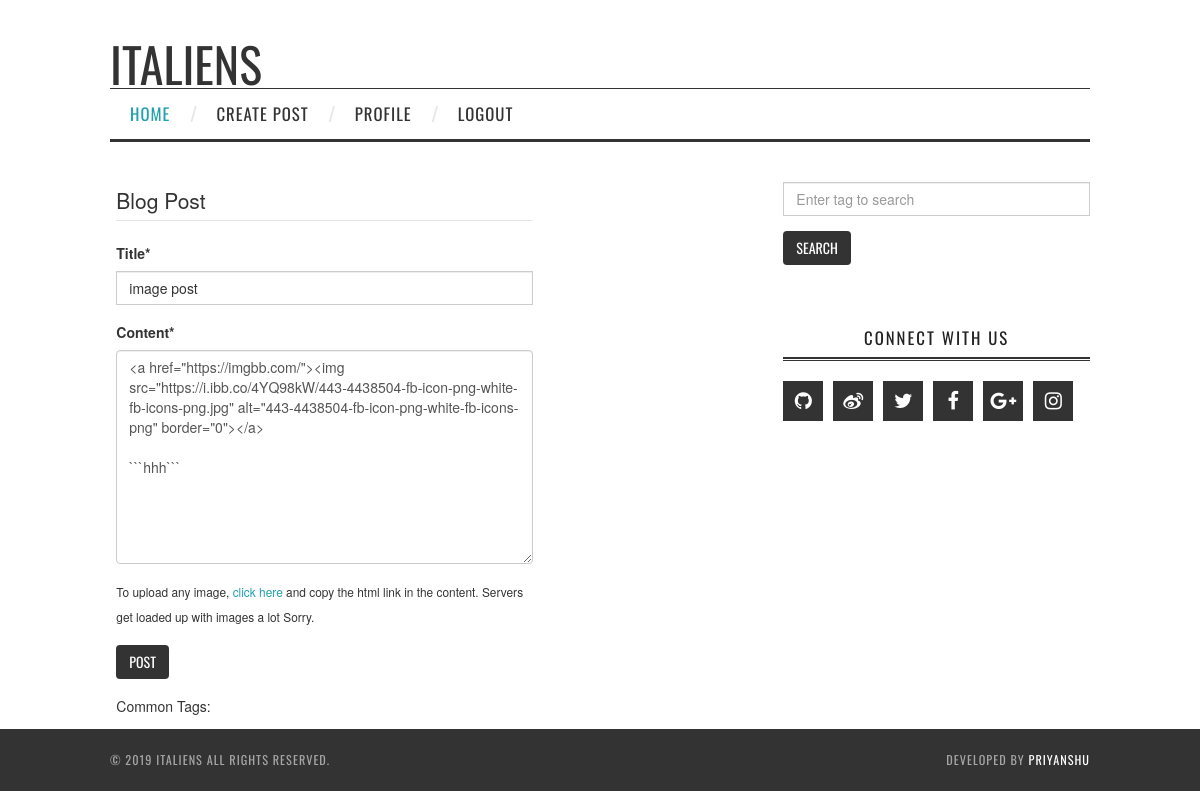
Page /post/16/update/ (signed in) on the committed database.
### blog/models.py (models this page shows, shortened)
class Post(models.Model):
	title = models.CharField(max_length=100)
	content = models.TextField()
	date_posted = models.DateTimeField(default=timezone.now)
	author = models.ForeignKey(User, on_delete=models.CASCADE)
	tags = TaggableManager()

### blog/views.py (the view, shortened to what this page needs)
# urls.py: path('post/<int:pk>/update/', PostUpdateView.as_view(), name='post-update'),
class PostUpdateView(LoginRequiredMixin, UserPassesTestMixin, UpdateView):
    model = Post
    fields = ['title', 'content']
    success_url = reverse_lazy('blog:home')
    def test_func(self):
        post = self.get_object()
        if self.request.user == post.author:
            return True
        return False

### blog/templates/blog/post_form.html (shortened to what this page needs)
{% extends "blog/base.html" %}
{% load crispy_forms_tags %}
{% block content %}
    <div class="content-section">
        <form method="POST">
            <fieldset class="form-group">
                <legend class="border-bottom mb-4">Blog Post</legend>
                {{ form|crispy }}
                <small class="muted">To upload any image, <a href="https://imgbb.com/" target="_blank">click here</a> and copy the html link in the content. Servers get loaded up with images a lot Sorry.</small>
            </fieldset>
            <div class="form-group">
                <button class="btn btn-outline-info" type="submit">Post</button>
            </div>
        </form>
        <p>Common Tags:
            </p>
    </div>
{% endblock content %}

### blog/static/blog/css/style.css (style rules this page uses)
body { width: 100%; }
body:before, body:after { content: ""; display: table; }
body:after { clear: both; }
html, body, div, span, applet, object, iframe, h1, h2, h3, h4, h5, h6, p, blockquote, pre, a, abbr, acronym, address, big, cite, code, del, dfn, em, img, ins, kbd, q, s, samp, small, strike, strong, sub, sup, tt, var, dl, dt, dd, ol, ul, li, fieldset, form, label, legend, table, caption, tbody, tfoot, thead, tr, th, td { margin: 0; padding: 0; border: 0; outline: 0; font-weight: inherit; font-style: inherit; font-family: inherit; font-size: 100%; vertical-align: baseline; }
body { line-height: 1; color: #000; background: #fff; }
input, button { margin: 0; padding: 0; }
html, body { height: 100%; }
body { background: #fff; font: 14px Arial, Helvetica, sans-serif, "Hiragino Sans GB", "Hiragino Sans GB W3", Microsoft JhengHei; -webkit-text-size-adjust: 100%; text-rendering: optimizelegibility; }

### blog/static/blog/css/fashion.css (style rules this page uses)
body { color: #333; font-family: 'Helvetica Neue','Hiragino Sans GB','WenQuanYi Micro Hei','Microsoft Yahei',sans-serif; line-height: 1.8; background: #fff; }
a { color: #1fa0ae; outline: none; -webkit-transition: all 0.14s ease 0s; -moz-transition: all 0.14s ease 0s; -o-transition: all 0.14s ease 0s; }
select, textarea, input[type="text"], input[type="password"], input[type="datetime"], input[type="datetime-local"], input[type="date"], input[type="month"], input[type="time"], input[type="week"], input[type="number"], input[type="email"], input[type="url"], input[type="search"], input[type="tel"], input[type="color"], .uneditable-input { color: #333; line-height: 26px; -webkit-border-radius: 0; -moz-border-radius: 0; border-radius: 0; }
textarea { width: 80%; height: auto; }
button, input[type="button"], input[type="reset"], input[type="submit"] { padding: 4px 15px; color: #fff; font-size: 1.2em; font-weight: 300; font-family: Oswald, "Microsoft Yahei", Arial, Helvetica, sans-serif; line-height: 26px; text-transform: uppercase; background: #333; border: solid #666; border-width: 0 0 3px; }

### rows in the picture
Post: title "image post", content "<a href=\"https://imgbb.com/\"><img src=\"https://i.ibb.co/4YQ98kW/443-4438504-fb-icon-png-white-fb-icons-png.jpg\" alt=\"443-4438504-fb-icon-png-white-fb-icons-png\" border=\"0\"></a> ```hhh```"
